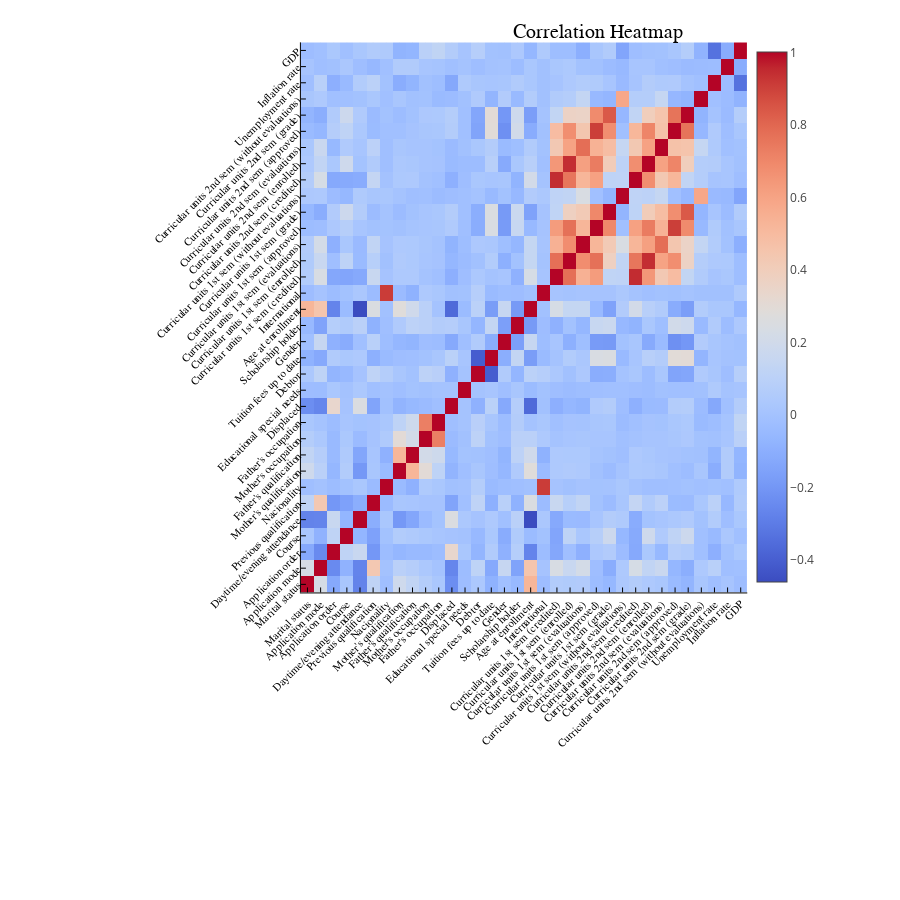

Notebook cell for this chart:
### Code cell
# Correlation Analysis (for numeric and categorical columns)
columns = names(data, Number)
if !isempty(columns)
    println("\nCorrelation Matrix (Numeric Columns):")
    correlation_matrix = cor(Matrix(select(data, columns)))
    println(correlation_matrix)

    # Plot Correlation Heatmap with Rotated Labels
    heatmap(correlation_matrix, 
            xticks=(1:length(columns), columns), 
            yticks=(1:length(columns), columns), 
            title="Correlation Heatmap", color=:coolwarm, 
            xrotation=45, yrotation=45, size=(900, 900))  # Rotate labels
else
    println("No numeric columns found for correlation analysis.")
end

### Figure 1 — Plotly figure (JSON) as saved in the notebook; plotly's stock layout.template omitted (floating-point values rounded to 4 significant figures; data arrays with more than 128 entries replaced by an {"elided": "..."} marker saying what was removed)
{"data": [{"colorbar": {"len": 0.6397, "title": "", "x": 0.8303, "y": 0.6542}, "colorscale": {"elided": "100x2 mixed values"}, "name": "y1", "showlegend": false, "showscale": true, "type": "heatmap", "x": [0.5, 1.5, 2.5, 3.5, 4.5, 5.5, 6.5, 7.5, 8.5, 9.5, 10.5, 11.5, 12.5, 13.5, 14.5, 15.5, 16.5, 17.5, 18.5, 19.5, 20.5, 21.5, 22.5, 23.5, 24.5, 25.5, 26.5, 27.5, 28.5, 29.5, 30.5, 31.5, 32.5, 33.5, 34.5], "xaxis": "x", "y": [0.5, 1.5, 2.5, 3.5, 4.5, 5.5, 6.5, 7.5, 8.5, 9.5, 10.5, 11.5, 12.5, 13.5, 14.5, 15.5, 16.5, 17.5, 18.5, 19.5, 20.5, 21.5, 22.5, 23.5, 24.5, 25.5, 26.5, 27.5, 28.5, 29.5, 30.5, 31.5, 32.5, 33.5, 34.5], "yaxis": "y", "z": {"elided": "34x34 float values"}, "zmax": 1, "zmin": -0.4623}], "layout": {"annotations": [{"font": {"color": "rgba(0, 0, 0, 1.000)", "family": "sans-serif", "size": 20}, "rotation": 0, "showarrow": false, "text": "Correlation Heatmap", "x": 0.665, "xanchor": "center", "xref": "paper", "y": 1, "yanchor": "top", "yref": "paper"}], "height": 900, "legend": {"bgcolor": "rgba(255, 255, 255, 1.000)", "bordercolor": "rgba(0, 0, 0, 1.000)", "borderwidth": 1, "font": {"color": "rgba(0, 0, 0, 1.000)", "family": "sans-serif", "size": 11}, "title": {"font": {"color": "rgba(0, 0, 0, 1.000)", "family": "sans-serif", "size": 15}, "text": ""}, "tracegroupgap": 0, "traceorder": "normal", "x": 1, "xanchor": "auto", "y": 1, "yanchor": "auto"}, "margin": {"b": 20, "l": 0, "r": 0, "t": 20}, "paper_bgcolor": "rgba(255, 255, 255, 1.000)", "plot_bgcolor": "rgba(255, 255, 255, 1.000)", "showlegend": true, "width": 900, "xaxis": {"anchor": "y", "domain": [0.3344, 0.8303], "gridcolor": "rgba(0, 0, 0, 0.100)", "gridwidth": 0.5, "linecolor": "rgba(0, 0, 0, 1.000)", "mirror": false, "range": [0.5, 34.5], "showgrid": true, "showline": true, "showticklabels": true, "tickangle": -45, "tickcolor": "rgb(0, 0, 0)", "tickfont": {"color": "rgba(0, 0, 0, 1.000)", "family": "sans-serif", "size": 11}, "tickmode": "array", "ticks": "inside", "ticktext": ["Marital status", "Application mode", "Application order", "Course", "Daytime/evening attendance", "Previous qualification", "Nacionality", "Mother's qualification", "Father's qualification", "Mother's occupation", "Father's occupation", "Displaced", "Educational special needs", "Debtor", "Tuition fees up to date", "Gender", "Scholarship holder", "Age at enrollment", "International", "Curricular units 1st sem (credited)", "Curricular units 1st sem (enrolled)", "Curricular units 1st sem (evaluations)", "Curricular units 1st sem (approved)", "Curricular units 1st sem (grade)", "Curricular units 1st sem (without evaluations)", "Curricular units 2nd sem (credited)", "Curricular units 2nd sem (enrolled)", "Curricular units 2nd sem (evaluations)", "Curricular units 2nd sem (approved)", "Curricular units 2nd sem (grade)", "Curricular units 2nd sem (without evaluations)", "Unemployment rate", "Inflation rate", "GDP"], "tickvals": [1, 2, 3, 4, 5, 6, 7, 8, 9, 10, 11, 12, 13, 14, 15, 16, 17, 18, 19, 20, 21, 22, 23, 24, 25, 26, 27, 28, 29, 30, 31, 32, 33, 34], "title": "", "titlefont": {"color": "rgba(0, 0, 0, 1.000)", "family": "sans-serif", "size": 15}, "type": "-", "visible": true, "zeroline": false, "zerolinecolor": "rgba(0, 0, 0, 1.000)"}, "yaxis": {"anchor": "x", "domain": [0.3344, 0.974], "gridcolor": "rgba(0, 0, 0, 0.100)", "gridwidth": 0.5, "linecolor": "rgba(0, 0, 0, 1.000)", "mirror": false, "range": [0.5, 34.5], "showgrid": true, "showline": true, "showticklabels": true, "tickangle": -45, "tickcolor": "rgb(0, 0, 0)", "tickfont": {"color": "rgba(0, 0, 0, 1.000)", "family": "sans-serif", "size": 11}, "tickmode": "array", "ticks": "inside", "ticktext": ["Marital status", "Application mode", "Application order", "Course", "Daytime/evening attendance", "Previous qualification", "Nacionality", "Mother's qualification", "Father's qualification", "Mother's occupation", "Father's occupation", "Displaced", "Educational special needs", "Debtor", "Tuition fees up to date", "Gender", "Scholarship holder", "Age at enrollment", "International", "Curricular units 1st sem (credited)", "Curricular units 1st sem (enrolled)", "Curricular units 1st sem (evaluations)", "Curricular units 1st sem (approved)", "Curricular units 1st sem (grade)", "Curricular units 1st sem (without evaluations)", "Curricular units 2nd sem (credited)", "Curricular units 2nd sem (enrolled)", "Curricular units 2nd sem (evaluations)", "Curricular units 2nd sem (approved)", "Curricular units 2nd sem (grade)", "Curricular units 2nd sem (without evaluations)", "Unemployment rate", "Inflation rate", "GDP"], "tickvals": [1, 2, 3, 4, 5, 6, 7, 8, 9, 10, 11, 12, 13, 14, 15, 16, 17, 18, 19, 20, 21, 22, 23, 24, 25, 26, 27, 28, 29, 30, 31, 32, 33, 34], "title": "", "titlefont": {"color": "rgba(0, 0, 0, 1.000)", "family": "sans-serif", "size": 15}, "type": "-", "visible": true, "zeroline": false, "zerolinecolor": "rgba(0, 0, 0, 1.000)"}}}
